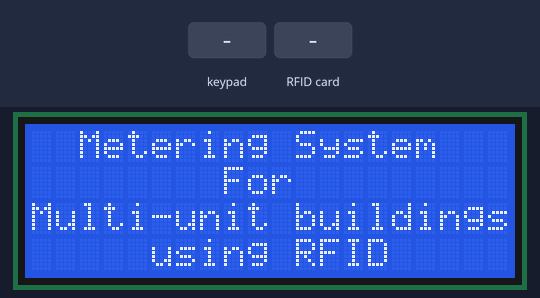
Bench run of a sketch on a simulated ESP32. On the bench: 20×4 character LCD. Wiring (inferred from the names in the program): 4×4 keypad with keys 1 2 3 A 4 5 6 B 7 8 9 C * 0 # D: rows GPIO 2, GPIO 4, GPIO 12, GPIO 13; columns GPIO 14, GPIO 15, GPIO 25, GPIO 26. The test bench sets the inputs (shaded band). EEPROM starts erased; what the sketch prints to the serial monitor is not drawn.

Above: at 1.2 s.
1.3 s: key '1' pressed
4.3 s: RFID card 64 FA 76 89 held to the reader
At 5.5 s:
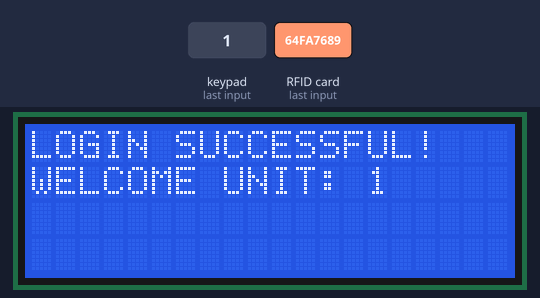
7.3 s: key 'B' pressed
At 8.6 s:
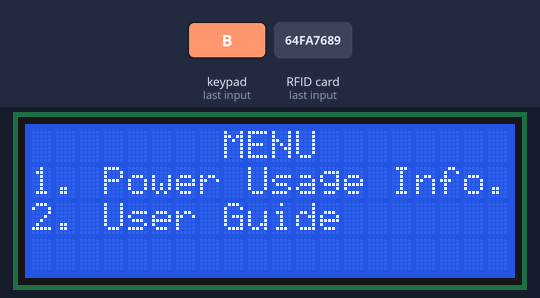
9.0 s: keypad keys 2 4 1 2 1 3 pressed 0.4 s apart
At 9.5 s:
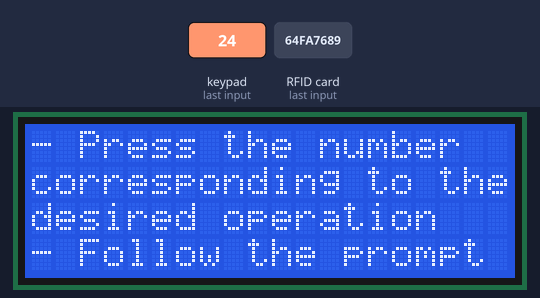
Timing chart, 0 to 12.0 s (numbered marks = the images above; inputs shaded):
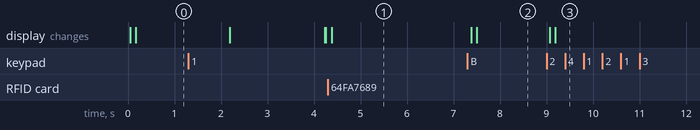

The sketch:

Hub.ino
```cpp
#include <SPI.h>
#include <MFRC522.h>
#include <LiquidCrystal_I2C.h>
#include <Preferences.h>
#include "keypad.h"
#include "hc12.h"
#include "hmi.h"

//RTOS
#if CONFIG_FREERTOS_UNICORE
#define ARDUINO_RUNNING_CORE  0
#else
#define ARDUINO_RUNNING_CORE  1
#endif

#define SS_PIN 5
#define RST_PIN 27

const uint8_t unit1_ID[4] = {0x64,0xFA,0x76,0x89};
const uint8_t unit2_ID[4] = {0x2C,0x5A,0xAE,0x49};

//RTOS Handle(s)
TaskHandle_t nodeTaskHandle;
QueueHandle_t nodeToGetPwrParam;

Preferences preferences;

typedef struct
{
  uint16_t node1Pwr;
  uint16_t node1Kwh;
  uint16_t node2Pwr;
  uint16_t node2Kwh;
  uint16_t node1Units;
  uint16_t node2Units;
}pwr_t;

void setup() {
  // put your setup code here, to run once:
  setCpuFrequencyMhz(80);
  Serial.begin(115200);
  preferences.begin("Metering",false);
//  preferences.putUShort("0",20);
//  preferences.putUShort("2",19);
  //Create Tasks
  xTaskCreatePinnedToCore(ApplicationTask,"",30000,NULL,1,NULL,ARDUINO_RUNNING_CORE);
  xTaskCreatePinnedToCore(NodeTask,"",7000,NULL,1,&nodeTaskHandle,ARDUINO_RUNNING_CORE);
  nodeToGetPwrParam = xQueueCreate(1,sizeof(pwr_t));
  if(nodeToGetPwrParam != NULL)
  {
    Serial.println("--Node-GetPowerParam Queue created successfully");
  }
  else
  {
    Serial.println("--Node-GetPowerParam Queue creation failed");
  }
}

void loop() {
  // put your main code here, to run repeatedly:

}

void ApplicationTask(void* pvParameters)
{
  uint8_t rowPins[NUMBER_OF_ROWS] = {2,4,12,13};
  uint8_t columnPins[NUMBER_OF_COLUMNS] = {14,15,25,26};
  static Keypad keypad(rowPins,columnPins);
  static LiquidCrystal_I2C lcd(0x27,20,4);
  static MFRC522 rfid(SS_PIN, RST_PIN); // Instance of the class
  static HMI hmi(&lcd,&keypad,&rfid);
  MFRC522::MIFARE_Key key;
  SPI.begin(); // Init SPI bus
  rfid.PCD_Init(); // Init RC522

  //Callbacks
  hmi.RegisterCallback(ValidateRfidTag);
  hmi.RegisterCallback(GetPowerParam);

  lcd.init();
  lcd.backlight();
  lcd.setCursor(2,0);
  lcd.print("Metering System");
  lcd.setCursor(8,1);
  lcd.print("For");
  lcd.setCursor(0,2);
  lcd.print("Multi-unit buildings");
  lcd.setCursor(5,3);
  lcd.print("using RFID");
  delay(2000);
  lcd.clear();
  lcd.print("--Initializing....");
  delay(2000);
  lcd.clear();
  vTaskResume(nodeTaskHandle);

  for(;;)
  {
    hmi.Execute();
    vTaskDelay(pdMS_TO_TICKS(50));
  }
}

void NodeTask(void* pvParameters)
{
  vTaskSuspend(NULL);
  const uint8_t setPin = 34;
  static HC12 hc12(&Serial2,setPin);
  static pwr_t pwr;
  uint8_t node = HC12::Node1Addr;
  uint32_t prevTime = millis();
 // hc12.SetChannel(CHANNEL_15);

  for(;;)
  {
    if(millis() - prevTime >= 1500)
    {
      hc12.EncodeData(node,HC12::TxDataId::DEST_ADDR);
      hc12.EncodeData(HC12::QUERY,HC12::TxDataId::DATA_QUERY);
      hc12.TransmitData();
      node = (node == HC12::Node1Addr) ? HC12::Node2Addr : HC12::Node1Addr;
      prevTime = millis();
    }
    if(hc12.ReceivedData())
    {
      if(hc12.DecodeData(HC12::RxDataId::DATA_ACK) == HC12::ACK)
      {
        if(hc12.DecodeData(HC12::RxDataId::SRC_ADDR) == HC12::Node1Addr)
        {
          Serial.println("--Data received from Node 1");
          pwr.node1Pwr = hc12.DecodeData(HC12::RxDataId::POWER);
          pwr.node1Kwh = hc12.DecodeData(HC12::RxDataId::ENERGY);
          //Debug
          Serial.print("Node 1 Pwr: ");
          Serial.println(pwr.node1Pwr);
          Serial.print("Node 1 Kwh: ");
          Serial.println(pwr.node1Kwh);

          if(xQueueSend(nodeToGetPwrParam,&pwr,0) == pdPASS)
          {
            Serial.println("--Data from Node 1 successfully sent to GetPowerParam");
          }
          else
          {
            Serial.println("--Sending from Node 1 data to GetPowerParam failed");
          }
        }
        else if(hc12.DecodeData(HC12::RxDataId::SRC_ADDR) == HC12::Node2Addr)
        {
          Serial.println("--Data received from Node 2");
          pwr.node2Pwr = hc12.DecodeData(HC12::RxDataId::POWER);
          pwr.node2Kwh = hc12.DecodeData(HC12::RxDataId::ENERGY);
          //Debug
          Serial.print("Node 2 Pwr: ");
          Serial.println(pwr.node2Pwr);
          Serial.print("Node 2 Kwh: ");
          Serial.println(pwr.node2Kwh);

          if(xQueueSend(nodeToGetPwrParam,&pwr,0) == pdPASS)
          {
            Serial.println("--Data from Node 2 successfully sent to GetPowerParam");
          }
          else
          {
            Serial.println("--Sending from Node 2 data to GetPowerParam failed");
          }
        }
      }
    }
  }
}

/**
 * @brief Selects the Unit whose card is present on the scanner
 * @param rfidTagBuffer: contains the rfid tag uid
 * @param bufferSize: Size of the rfidTagBuffer
 * @return Returns the unit index whose card is present on the scanner
*/
UnitIndex ValidateRfidTag(uint8_t* rfidTagBuffer,uint8_t bufferSize)
{
  UnitIndex unit = UNIT_UNKNOWN;
  for(uint8_t i = 0; i < bufferSize; i++)
  {
    if(rfidTagBuffer[i] == unit1_ID[i])
    {
      unit = UNIT1;
    }
    else if(rfidTagBuffer[i] == unit2_ID[i])
    {
      unit = UNIT2;
    }
    else
    {
      unit = UNIT_UNKNOWN;
    }
  }
  return unit;
}

/**
 * @brief
 * @param
 * @param
*/
void GetPowerParam(UnitIndex unitIndex,float* pwrPtr,float* kwhPtr,float* prevKwhPtr,uint16_t* unitsAvailablePtr)
{
  if(unitIndex == UNIT_UNKNOWN)
  {
    return;
  }
  static pwr_t pwr;
  if(xQueueReceive(nodeToGetPwrParam,&pwr,0) == pdPASS)
  {
    Serial.println("Node-GetPowerParam data received");
  }
  if(unitIndex == UNIT1)
  {
    *pwrPtr = pwr.node1Pwr / 10.0;
    *kwhPtr = pwr.node1Kwh / 1000.0;
    *unitsAvailablePtr = preferences.getUShort("0",0);
    *prevKwhPtr = preferences.getFloat("1",0);
    if((lround(*kwhPtr*1000) - lround(*prevKwhPtr*1000)) >= 1000)
    {

      *unitsAvailablePtr = *unitsAvailablePtr - 1;
      *prevKwhPtr = *kwhPtr;
      preferences.putUShort("0",*unitsAvailablePtr);
      preferences.putFloat("1",*prevKwhPtr);
    }
  }
  else if(unitIndex == UNIT2)
  {
    *pwrPtr = pwr.node2Pwr / 10.0;
    *kwhPtr = pwr.node2Kwh / 1000.0;
    *unitsAvailablePtr = preferences.getUShort("2",0);
    *prevKwhPtr = preferences.getFloat("3",0);
    if((lround(*kwhPtr*1000) - lround(*prevKwhPtr*1000)) >= 1000)
    {
      *unitsAvailablePtr = *unitsAvailablePtr - 1;
      *prevKwhPtr = *kwhPtr;
      preferences.putUShort("2",*unitsAvailablePtr);
      preferences.putFloat("3",*prevKwhPtr);
    }
  }
}
```

hc12.cpp
```cpp
#include <Arduino.h>
#include "hc12.h"

#define RX_DATA_EXPECTED_LEN 8
/*
 * @brief Initializes HC12 transceiver
*/
HC12::HC12(HardwareSerial* serial,uint8_t Pin,
         uint32_t baudRate,
         int8_t hc12Tx,
         int8_t hc12Rx)
{
  //Initialize private variables
  port = serial;
  setPin = Pin;
  port->begin(baudRate,SERIAL_8N1,hc12Tx,hc12Rx);
//  pinMode(setPin, OUTPUT);
//  digitalWrite(setPin, HIGH);
  rxDataCounter = 0;
  for(uint8_t i = 0; i < BufferSize::TX; i++)
  {
    txBuffer[i] = 0;
  }
  for(uint8_t i = 0; i < BufferSize::RX; i++)
  {
    rxBuffer[i] = 0;
  }
}

/**
 * @brief Encodes data into the "txBuffer" before
 * transmission to an HC12 receiver can occur.
 * @param dataToEncode: data to be encoded
 * @param id: location of specific data within "txBuffer".
*/
void HC12::EncodeData(uint16_t dataToEncode,TxDataId id)
{
  uint8_t dataID = (uint8_t)id;
  txBuffer[dataID] = (dataToEncode & 0xFF00) >> 8;
  txBuffer[dataID + 1] = (dataToEncode & 0x00FF);
}

/**
 * @brief Sets the HC12 transceiver to a particular channel
 * @param AT_Cmd: AT Command to set the HC12 to a particular channel
*/
void HC12::SetChannel(const char* AT_Cmd)
{
  digitalWrite(setPin, LOW);
  vTaskDelay(pdMS_TO_TICKS(40)); //wait for command mode to engage
  port->print(AT_Cmd);
  while(port->available() == 0){} //wait for response
  while(port->available() > 0)
  {
    port->read();
  }
  digitalWrite(setPin,HIGH);
  vTaskDelay(pdMS_TO_TICKS(80));
}

/**
 * @brief Sends data to an HC12 receiver.
*/
void HC12::TransmitData(void)
{
  Serial.print("TX Buffer: ");
  for(uint8_t i = 0; i < BufferSize::TX; i++)
  {
    port->write(txBuffer[i]);
    //Debug
    Serial.print(txBuffer[i]);
    Serial.print(' ');
  }
  Serial.print("\n");
}

/**
 * @brief Receives data from an HC12 transmitter.
 * @reurn true: if total data expected is received completely
 *        false: if otherwise
*/
bool HC12::ReceivedData(void)
{
  bool rxDone = false;
  while(port->available())
  {
    rxBuffer[rxDataCounter] = port->read();
    rxDataCounter++;
  }
  if(rxDataCounter == RX_DATA_EXPECTED_LEN)
  {
    rxDataCounter = 0;
    rxDone = true;
  }

  return rxDone;
}

/**
 * @brief Decodes data received from an HC12 transmitter
 * @param id: location of specific data within "rxBuffer" to be decoded.
 * @return decoded data i.e actual value of desired parameter
*/
uint16_t HC12::DecodeData(RxDataId id)
{
  uint8_t dataID = (uint8_t)id;
  return rxBuffer[dataID] << 8 | rxBuffer[dataID + 1];
}
```

hc12.h
```cpp
#pragma once

#define CHANNEL_15 "AT+C015\r\n"

class HC12
{
  private:
    enum BufferSize { TX = 4, RX = 8};
    HardwareSerial* port;
    uint8_t setPin;
    uint8_t rxDataCounter;
    uint8_t txBuffer[BufferSize::TX];
    uint8_t rxBuffer[BufferSize::RX];

  public:
    enum {QUERY = 0xAA, ACK = 0xBB, Node1Addr = 0xCC,
          Node2Addr = 0xDD};
    enum TxDataId
    {
      DATA_QUERY = 0,
      DEST_ADDR = 2 //Destination address
    };
    enum RxDataId
    {
      DATA_ACK = 0,
      SRC_ADDR = 2,
      POWER = 4,
      ENERGY = 6
    };
    HC12(HardwareSerial* serial,uint8_t Pin,
         uint32_t baudRate = 9600,
         int8_t hc12Tx = -1,
         int8_t hc12Rx = -1);
    void EncodeData(uint16_t dataToEncode,TxDataId id);
    void SetChannel(const char* AT_Cmd);
    void TransmitData(void);
    bool ReceivedData(void);
    uint16_t DecodeData(RxDataId id);
};
```

hmi.cpp
```cpp
#include <Arduino.h>
#include <SPI.h>
#include <MFRC522.h>
#include <Wire.h>
#include <LiquidCrystal_I2C.h> //Version 1.1.2
#include "keypad.h"
#include "hmi.h"

const uint8_t numOfRows = 4;

void HMI::Get_TagID(uint8_t* IdBuffer, uint8_t bufferSize)
{
  for (uint8_t i = 0; i < bufferSize; i++)
  {
    rfidBuffer[i] = IdBuffer[i];
    Serial.print(IdBuffer[i] < 0x10 ? " 0" : " ");
    Serial.print(IdBuffer[i], HEX);
  }
  Serial.println();
}

void HMI::ChangeStateTo(State nextState)
{
  currentState = nextState;
  lcdPtr->clear();
}

void HMI::DisplayRowHeadings(char** heading)
{
  for(uint8_t i = 0; i < numOfRows; i++)
  {
    lcdPtr->setCursor(0,i);
    lcdPtr->print(heading[i]);
  }
}

void HMI::DisplayMenuPage(void)
{
  char heading1[] = "        MENU     ";
  char heading2[] = "1. Power Usage Info.";
  char heading3[] = "2. User Guide ";
  char heading4[] = "";
  char* heading[] = {heading1,heading2,heading3,heading4};
  HMI::DisplayRowHeadings(heading);
}

void HMI::DisplayUserGuidePage(void)
{
  char heading1[] = "- Press the number ";
  char heading2[] = "corresponding to the";
  char heading3[] = "desired operation";
  char heading4[] = "- Follow the prompt";
  char* heading[] = {heading1,heading2,heading3,heading4};
  HMI::DisplayRowHeadings(heading);
}

void HMI::DisplayLoginError(void)
{
  lcdPtr->clear();
  lcdPtr->print("LOGIN ERROR!!");
  lcdPtr->setCursor(0,1);
  lcdPtr->print("CARD NOT RECOGNIZED");
}

void HMI::DisplayLoginSuccess(void)
{
  lcdPtr->clear();
  lcdPtr->print("LOGIN SUCCESSFUL!");
  lcdPtr->setCursor(0,1);
  lcdPtr->print("WELCOME UNIT: ");
  lcdPtr->print(unitIndex + 1);
}

void HMI::DisplayPlaceTagPage(void)
{
  char heading1[] = "Place your RFID card";
  char heading2[] = "close to the sensor";
  char heading3[] = "";
  char heading4[] = "";
  char* heading[] = {heading1,heading2,heading3,heading4};
  HMI::DisplayRowHeadings(heading);
}

void HMI::DisplayPwrInfoPage(void)
{
  char heading1[] = "     POWER INFO  ";
  char heading2[] = "Units: ";
  char heading3[] = "PWR: ";
  char heading4[] = "KWH: ";
  char* heading[] = {heading1,heading2,heading3,heading4};
  HMI::DisplayRowHeadings(heading);
}

void HMI::StateFunc_UserGuidePage(void)
{
  HMI::DisplayUserGuidePage();
  char key = keypadPtr->GetChar();
  switch(key)
  {
    case 'B':
      HMI::ChangeStateTo(ST_MENUPAGE);
      break;
  }
}

void HMI::StateFunc_MenuPage(void)
{
  HMI::DisplayMenuPage();
  char key = keypadPtr->GetChar();
  switch(key)
  {
    case '1':
      HMI::ChangeStateTo(ST_PLACETAGPAGE);
      break;
    case '2':
      HMI::ChangeStateTo(ST_USERGUIDEPAGE);
      break;
  }
}

void HMI::StateFunc_PlaceTagPage(void)
{
  HMI::DisplayPlaceTagPage();
  if(rfidPtr->PICC_IsNewCardPresent())
  {
    if(rfidPtr->PICC_ReadCardSerial())
    {
      Serial.print(F("RFID Tag UID:"));
      Get_TagID(rfidPtr->uid.uidByte, rfidPtr->uid.size);
      unitIndex = ValidateRfidTag(rfidBuffer,RFID_BUFFER_SIZE);
      if(unitIndex == UNIT_UNKNOWN)
      {
        HMI::DisplayLoginError();
        vTaskDelay(pdMS_TO_TICKS(3000));
        HMI::ChangeStateTo(ST_MENUPAGE);
      }
      else
      {
        HMI::DisplayLoginSuccess();
        vTaskDelay(pdMS_TO_TICKS(3000));
        HMI::ChangeStateTo(ST_PWRINFOPAGE);
      }
      rfidPtr->PICC_HaltA(); // Halt PICC
    }
  }
  char key = keypadPtr->GetChar();
  switch(key)
  {
    case 'B':
      HMI::ChangeStateTo(ST_MENUPAGE);
      break;
  }
}

void HMI::StateFunc_PwrInfoPage(void)
{
  HMI::DisplayPwrInfoPage();
  GetPowerParam(unitIndex,&pwr,&kwh,&prevKwh,&unitsAvailable);

  lcdPtr->setCursor(7,1);
  lcdPtr->print(unitsAvailable);
  lcdPtr->print("KWh ");
  lcdPtr->setCursor(5,2);
  lcdPtr->print(pwr);
  lcdPtr->print("W ");
  lcdPtr->setCursor(5,3);
  lcdPtr->print(kwh);
  lcdPtr->print("KWh ");
  char key = keypadPtr->GetChar();
  switch(key)
  {
    case 'B':
      HMI::ChangeStateTo(ST_MENUPAGE);
      break;
  }
}

HMI::HMI(LiquidCrystal_I2C* lcdPtr,Keypad* keypadPtr,MFRC522* rfidPtr)
{
  //Initialize private variables
  this->lcdPtr = lcdPtr;
  this->keypadPtr = keypadPtr;
  this->rfidPtr = rfidPtr;
  currentState = ST_MENUPAGE;
  pwr = 0;
  kwh = 0;
  unitsAvailable = 0;
  prevKwh = 0.0;
  for(uint8_t i = 0; i < RFID_BUFFER_SIZE; i++)
  {
    rfidBuffer[i] = 0;
  }
}


void HMI::Execute(void)
{
  switch(currentState)
  {
    case ST_MENUPAGE:
      HMI::StateFunc_MenuPage();
      break;
    case ST_PLACETAGPAGE:
      HMI::StateFunc_PlaceTagPage();
      break;
    case ST_USERGUIDEPAGE:
      HMI::StateFunc_UserGuidePage();
      break;
    case ST_PWRINFOPAGE:
      HMI::StateFunc_PwrInfoPage();
      break;
  }
}

void HMI::RegisterCallback(UnitIndex(*ValidateRfidTag)(uint8_t*,uint8_t))
{
  this->ValidateRfidTag = ValidateRfidTag;
  Serial.println("Successfully registered <ValidateRfid> callback");
}

void HMI::RegisterCallback(void(*GetPowerParam)(UnitIndex,float*,float*,float*,uint16_t*))
{
  this->GetPowerParam = GetPowerParam;
  Serial.println("Successfully registered <GetPowerParam> callback");
}
```

hmi.h
```cpp
#pragma once

#define RFID_BUFFER_SIZE  4

enum UnitIndex
{
  UNIT1 = 0,
  UNIT2,
  UNIT_UNKNOWN
};

class HMI
{
  private:
    enum State{ST_MENUPAGE,ST_PLACETAGPAGE,ST_PWRINFOPAGE,ST_USERGUIDEPAGE};

    //Objects and variables
    LiquidCrystal_I2C* lcdPtr;
    MFRC522* rfidPtr;
    Keypad* keypadPtr;
    uint8_t rfidBuffer[RFID_BUFFER_SIZE];
    uint16_t unitsAvailable;
    float pwr;
    float kwh;
    float prevKwh;
    UnitIndex unitIndex;
    State currentState;

    //Function pointers
    UnitIndex(*ValidateRfidTag)(uint8_t*,uint8_t);
    void(*GetPowerParam)(UnitIndex,float*,float*,float*,uint16_t*);

    //RFID methods
    void Get_TagID(uint8_t* IdBuffer, uint8_t bufferSize);
    //Display Methods
    void DisplayMenuPage(void);
    void DisplayRowHeadings(char** heading);
    void DisplayUserGuidePage(void);
    void DisplayPlaceTagPage(void);
    void DisplayLoginSuccess(void);
    void DisplayLoginError(void);
    void DisplayPwrInfoPage(void);
    //State Methods
    void ChangeStateTo(State nextState);
    void StateFunc_MenuPage(void);
    void StateFunc_PwrInfoPage(void);
    void StateFunc_PlaceTagPage(void);
    void StateFunc_UserGuidePage(void);
  public:
    HMI(LiquidCrystal_I2C* lcdPtr,Keypad* keypadPtr,MFRC522* rfidPtr);
    void Execute(void);
    void RegisterCallback(UnitIndex(*ValidateRfidTag)(uint8_t*,uint8_t));
    void RegisterCallback(void(*GetPowerParam)(UnitIndex,float*,float*,float*,uint16_t*));
};
```

keypad.h
```cpp
#pragma once

#define NUMBER_OF_ROWS      4
#define NUMBER_OF_COLUMNS   4

class Keypad
{
  private:
    uint8_t* pRow;
    uint8_t* pCol;
    bool pinPrevPressed[NUMBER_OF_ROWS][NUMBER_OF_COLUMNS];
    void SelectRow(uint8_t pinIndex);
    bool IsDebounced(uint8_t pinIndex);

  public:
    Keypad(uint8_t* pRowPins,uint8_t* pColPins);
    char GetChar(void);
};
```

Source omitted: keypad.cpp (2490 bytes)

Measured:
- after the input at 4.3 s, the display: changes after 0.08 s (image 1)
- after the input at 7.3 s, the display: first differs from a run without the input after 0.20 s (image 2)
- after the input at 9.0 s, the display: first changes after 0.07 s (image 3 shows a later state)
